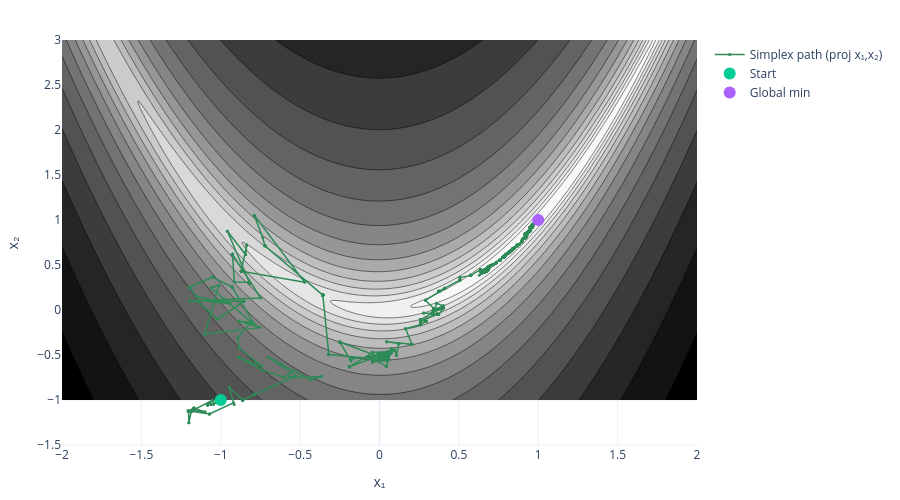

The code cell stored with this chart in its notebook:
### Code cell
fig = go.Figure()

fig.add_trace(go.Contour(
    x=x_vals, y=y_vals, z=np.log1p(Z),
    colorscale='Greys', ncontours=35,
    showscale=False)
)

fig.add_trace(go.Scatter(
    x=path_10d[:, 0], y=path_10d[:, 1],
    mode='lines+markers',
    line=dict(color='seagreen', width=1.5),
    marker=dict(size=3, color='seagreen'),
    name='Simplex path (proj x₁,x₂)'
))
fig.add_trace(go.Scatter(
    x=[path_10d[0, 0]], y=[path_10d[0, 1]],
    mode='markers', marker=dict(size=12),
    name='Start'
))
fig.add_trace(go.Scatter(
    x=[1], y=[1],
    mode='markers', marker=dict(size=12),
    name='Global min'
))

fig.update_layout(
    xaxis_title='x₁', yaxis_title='x₂',
    paper_bgcolor='white', plot_bgcolor='white',
    height=500, margin=dict(l=40, r=20, t=40, b=40),
    legend=dict(bgcolor='white')
)
fig.show()

### Figure 1 — Plotly figure (JSON) as saved in the notebook; plotly's stock layout.template omitted (floating-point values rounded to 4 significant figures; data arrays with more than 128 entries replaced by an {"elided": "..."} marker saying what was removed)
{"data": [{"colorscale": [[0, "rgb(255,255,255)"], [0.125, "rgb(240,240,240)"], [0.25, "rgb(217,217,217)"], [0.375, "rgb(189,189,189)"], [0.5, "rgb(150,150,150)"], [0.625, "rgb(115,115,115)"], [0.75, "rgb(82,82,82)"], [0.875, "rgb(37,37,37)"], [1, "rgb(0,0,0)"]], "ncontours": 35, "showscale": false, "type": "contour", "x": {"elided": "300 float values"}, "y": {"elided": "300 float values"}, "z": {"elided": "300x300 float values"}}, {"line": {"color": "seagreen", "width": 1.5}, "marker": {"color": "seagreen", "size": 3}, "mode": "lines+markers", "name": "Simplex path (proj x₁,x₂)", "type": "scatter", "x": {"elided": "4036 float values"}, "y": {"elided": "4036 float values"}}, {"marker": {"size": 12}, "mode": "markers", "name": "Start", "type": "scatter", "x": [-1], "y": [-1]}, {"marker": {"size": 12}, "mode": "markers", "name": "Global min", "type": "scatter", "x": [1], "y": [1]}], "layout": {"height": 500, "legend": {"bgcolor": "white"}, "margin": {"b": 40, "l": 40, "r": 20, "t": 40}, "paper_bgcolor": "white", "plot_bgcolor": "white", "xaxis": {"title": {"text": "x₁"}}, "yaxis": {"title": {"text": "x₂"}}}}
